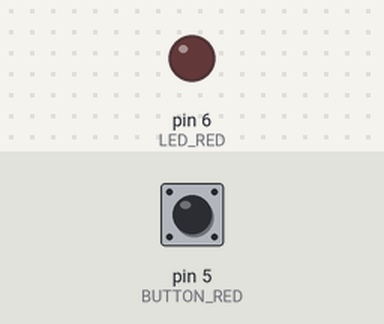
Bench run of a sketch on a simulated Arduino Uno, built with avr-gcc and run on an emulated ATmega328P. On the bench: output pins drawn as LEDs (lit = HIGH). Inputs (shaded band) come from the test bench; at power-on: pin 5 (BUTTON_RED) LOW.

Above: at 1.2 s.
1.3 s: pin 5 (BUTTON_RED) pulled HIGH for 0.15 s
At 1.37 s:
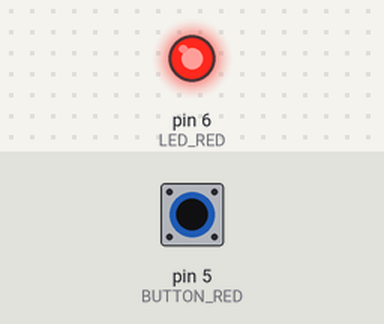
2.9 s: pin 5 (BUTTON_RED) pulled HIGH for 3.2 s
At 6.9 s:
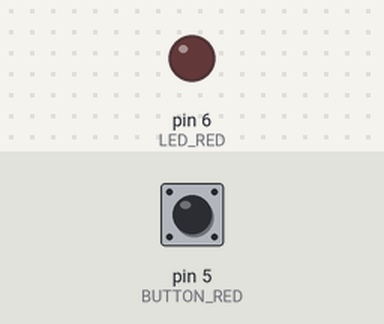
Timing chart, 0 to 8.4 s (numbered marks = the images above; inputs shaded):
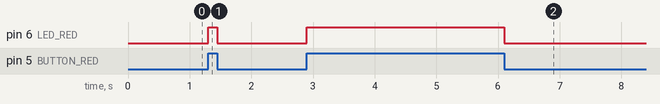

The sketch:

Example-1-Turn-LED-ON-and-OFF-With-Button.ino
```cpp
#define LED_RED 6
#define BUTTON_RED 5

void setup()
{
    pinMode(LED_RED, OUTPUT);
    pinMode(BUTTON_RED, INPUT);
}

void loop()
{

    if (digitalRead(BUTTON_RED) == HIGH)
    {
        digitalWrite(LED_RED, HIGH);
    }
    else
    {
        digitalWrite(LED_RED, LOW);
    }
}
```

Measured:
- after the input at 1.3 s, pin 6 (LED_RED): LOW → HIGH at once, → LOW 0.15 s later
- after the input at 2.9 s, pin 6 (LED_RED): LOW → HIGH at once, → LOW 3.2 s later
